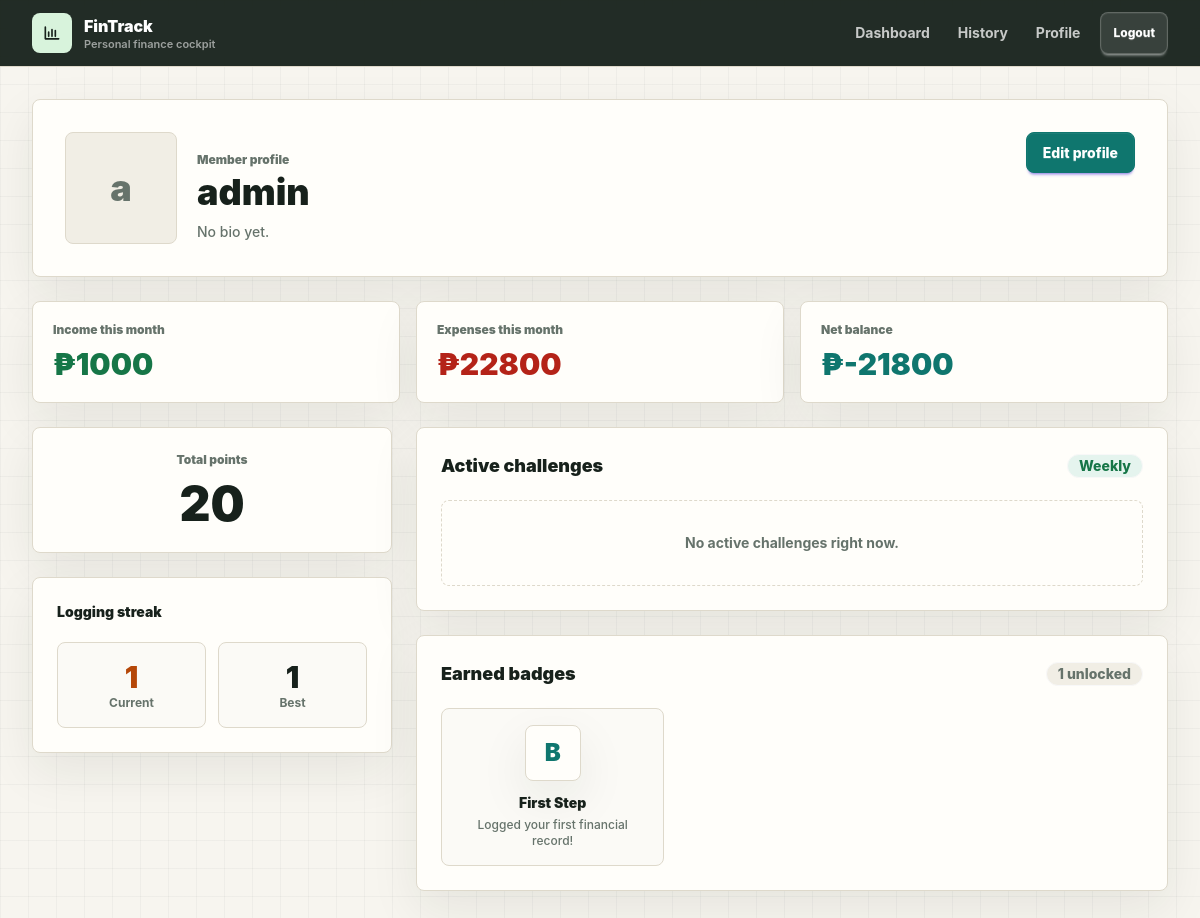
/profile/1/ (signed in), run on the app's committed database.
### apps/account/models.py (models this page shows, shortened)
class UserProfile(models.Model):
    user = models.OneToOneField(User, on_delete=models.CASCADE)
    profile_pic = models.ImageField(upload_to='profile/', null=True, blank=True)
    bio = models.TextField(null=True, blank=True)
    budget = models.DecimalField(max_digits=12, decimal_places=2, default=0)
    total_points = models.PositiveIntegerField(default=0)
    current_streak = models.PositiveIntegerField(default=0)
    best_streak = models.PositiveIntegerField(default=0)
    last_logged_date = models.DateField(null=True, blank=True)

class UserBadge(models.Model):
    user = models.ForeignKey(User, on_delete=models.CASCADE, related_name="badges")
    badge = models.ForeignKey(Badge, on_delete=models.CASCADE)
    earned_at = models.DateTimeField(auto_now_add=True)
    class Meta:
        unique_together = ('user', 'badge')

class Badge(models.Model):
    name = models.CharField(max_length=100)
    description = models.TextField()
    image = models.ImageField(upload_to='badges/', null=True, blank=True)
    icon_code = models.CharField(max_length=50, null=True, blank=True, help_text="Tailwind/Lucide icon name")

### apps/account/views.py (the view)
# urls.py: path('profile/<int:pk>/', views.ProfileView.as_view(), name="profile_view"),
class ProfileView(LoginRequiredMixin, TemplateView):
    template_name = "account/profile.html"
    def get_context_data(self, **kwargs):
        context = super().get_context_data(**kwargs)
        user = self.kwargs.get('pk') and get_object_or_404(User, pk=self.kwargs.get('pk')) or self.request.user
        profile, _ = UserProfile.objects.get_or_create(user=user)
        challenges_progress_raw = UserChallengeProgress.objects.filter(
            user=user,
            challenge__is_active=True
        ).select_related('challenge')
        challenges_progress = []
        for cp in challenges_progress_raw:
            percent = (cp.current_count / cp.challenge.target_count * 100) if cp.challenge.target_count > 0 else 0
            challenges_progress.append({
                'obj': cp,
                'percent': min(percent, 100)
            })
        today = date.today()
        income, expense, balance = get_monthly_summary(user, today.year, today.month)
        context.update({
            "profile": profile,
            "challenges_progress": challenges_progress,
            "monthly_summary": {
                "income": income,
                "expense": expense,
                "balance": balance,
                "month_name": today.strftime('%B %Y')
            }
        })
        return context

### apps/tracker/services.py (called while the page is built)
def get_monthly_summary(user, year, month):
    records = BudgetRecord.objects.filter(user=user, date__year=year, date__month=month)
    income = records.filter(spending_type=BudgetRecord.Type.INCOME).aggregate(Sum('amount'))['amount__sum'] or 0
    expense = records.filter(spending_type=BudgetRecord.Type.EXPENSE).aggregate(Sum('amount'))['amount__sum'] or 0
    balance = income - expense
    return income, expense, balance

### apps/account/templates/account/profile.html
{% extends "base.html" %}
{% block content %}
<div class="mx-auto max-w-6xl space-y-6 pb-12">
    <section class="surface overflow-hidden">
        <div class="grid gap-6 p-6 md:grid-cols-[1fr_auto] md:p-8">
            <div class="flex flex-col gap-5 sm:flex-row sm:items-end">
                <div class="h-28 w-28 shrink-0 overflow-hidden rounded-lg border border-[#ded9cb] bg-[#f1eee5]">
                    {% if profile.profile_pic %}
                        <img src="{{ profile.profile_pic.url }}" alt="Profile picture" class="h-full w-full object-cover">
                    {% else %}
                        <div class="flex h-full w-full items-center justify-center text-4xl font-black text-[#66736b]">{{ request.user.username|first }}</div>
                    {% endif %}
                </div>
                <div>
                    <p class="text-xs font-black text-[#66736b]">Member profile</p>
                    <h1 class="mt-1 text-4xl font-black text-[#17211b]">{{ request.user.username }}</h1>
                    <p class="mt-2 max-w-2xl text-sm font-medium leading-6 text-[#66736b]">{{ profile.bio|default:"No bio yet." }}</p>
                </div>
            </div>
            <div class="flex items-start">
                <a href="{% url 'edit-profile' %}" class="btn btn-primary">Edit profile</a>
            </div>
        </div>
    </section>
    <section class="grid gap-4 md:grid-cols-3">
        <div class="surface p-5">
            <p class="text-xs font-black text-[#66736b]">Income this month</p>
            <p class="mt-2 text-3xl font-black text-green-700">&#8369;{{ monthly_summary.income }}</p>
        </div>
        <div class="surface p-5">
            <p class="text-xs font-black text-[#66736b]">Expenses this month</p>
            <p class="mt-2 text-3xl font-black text-red-600">&#8369;{{ monthly_summary.expense }}</p>
        </div>
        <div class="surface p-5">
            <p class="text-xs font-black text-[#66736b]">Net balance</p>
            <p class="mt-2 text-3xl font-black text-[#0f766e]">&#8369;{{ monthly_summary.balance }}</p>
        </div>
    </section>
    <section class="grid gap-6 lg:grid-cols-[360px_1fr]">
        <div class="space-y-6">
            <div class="surface p-6 text-center">
                <p class="text-xs font-black text-[#66736b]">Total points</p>
                <p class="mt-3 text-5xl font-black text-[#17211b]">{{ profile.total_points }}</p>
            </div>
            <div class="surface p-6">
                <h2 class="text-sm font-black text-[#17211b]">Logging streak</h2>
                <div class="mt-5 grid grid-cols-2 gap-3">
                    <div class="rounded-lg border border-[#ded9cb] bg-[#fbfaf6] p-4 text-center">
                        <p class="text-3xl font-black text-[#b54708]">{{ profile.current_streak }}</p>
                        <p class="text-xs font-bold text-[#66736b]">Current</p>
                    </div>
                    <div class="rounded-lg border border-[#ded9cb] bg-[#fbfaf6] p-4 text-center">
                        <p class="text-3xl font-black">{{ profile.best_streak }}</p>
                        <p class="text-xs font-bold text-[#66736b]">Best</p>
                    </div>
                </div>
            </div>
        </div>
        <div class="space-y-6">
            <div class="surface p-6">
                <div class="mb-5 flex items-center justify-between gap-4">
                    <h2 class="text-lg font-black text-[#17211b]">Active challenges</h2>
                    <span class="badge bg-[#e5f4ee] text-[#167647]">Weekly</span>
                </div>
                <div class="space-y-4">
                    {% for item in challenges_progress %}
                        <div class="rounded-lg border border-[#ded9cb] bg-[#fbfaf6] p-4">
                            <div class="mb-3 flex items-start justify-between gap-4">
                                <div>
                                    <h3 class="font-black">{{ item.obj.challenge.title }}</h3>
                                    <p class="mt-1 text-sm font-medium text-[#66736b]">{{ item.obj.challenge.description }}</p>
                                </div>
                                <span class="badge bg-[#0f766e] text-white">+{{ item.obj.challenge.points_reward }} pts</span>
                            </div>
                            <div class="h-2 overflow-hidden rounded-full bg-[#e8e1d2]">
                                <div class="h-full bg-[#0f766e]" style="width: {{ item.percent }}%"></div>
                            </div>
                            <div class="mt-2 flex justify-between text-xs font-black text-[#66736b]">
                                <span>{% if item.obj.is_completed %}Completed{% else %}In progress{% endif %}</span>
                                <span>{{ item.obj.current_count }} / {{ item.obj.challenge.target_count }}</span>
                            </div>
                        </div>
                    {% empty %}
                        <p class="rounded-lg border border-dashed border-[#ded9cb] p-8 text-center text-sm font-bold text-[#66736b]">No active challenges right now.</p>
                    {% endfor %}
                </div>
            </div>
            <div class="surface p-6">
                <div class="mb-5 flex items-center justify-between">
                    <h2 class="text-lg font-black text-[#17211b]">Earned badges</h2>
                    <span class="badge bg-[#f1eee5] text-[#66736b]">{{ profile.user.badges.count }} unlocked</span>
                </div>
                <div class="grid grid-cols-2 gap-4 sm:grid-cols-3">
                    {% for user_badge in profile.user.badges.all %}
                        <div class="rounded-lg border border-[#ded9cb] bg-[#fbfaf6] p-4 text-center">
                            <div class="mx-auto mb-3 flex h-14 w-14 items-center justify-center rounded-lg bg-white">
                                {% if user_badge.badge.image %}
                                    <img src="{{ user_badge.badge.image.url }}" class="h-10 w-10 object-contain" alt="">
                                {% else %}
                                    <span class="text-2xl font-black text-[#0f766e]">B</span>
                                {% endif %}
                            </div>
                            <h3 class="text-sm font-black">{{ user_badge.badge.name }}</h3>
                            <p class="mt-1 text-xs font-medium text-[#66736b]">{{ user_badge.badge.description }}</p>
                        </div>
                    {% empty %}
                        <p class="col-span-full rounded-lg border border-dashed border-[#ded9cb] p-8 text-center text-sm font-bold text-[#66736b]">Keep logging transactions to unlock rewards.</p>
                    {% endfor %}
                </div>
            </div>
        </div>
    </section>
</div>
{% endblock %}

### templates/base.html (style rules this page uses)
:root { --ink: #17211b; --muted: #66736b; --paper: #f7f5ef; --panel: #fffefa; --line: #ded9cb; --accent: #0f766e; --accent-dark: #115e59; --danger: #b42318; --gain: #167647; --warn: #b54708; }
* { letter-spacing: 0; }
body { min-height: 100vh; color: var(--ink); background: linear-gradient(rgba(23, 33, 27, 0.035) 1px, transparent 1px), linear-gradient(90deg, rgba(23, 33, 27, 0.035) 1px, transparent 1px), var(--paper); background-size: 28px 28px; font-family: Inter, ui-sans-serif, system-ui, -apple-system, BlinkMacSystemFont, "Segoe UI", sans-serif; }
.surface, .bg-white[class*="rounded"], .modal-box { background: var(--panel) !important; border: 1px solid var(--line) !important; border-radius: 8px !important; box-shadow: 0 18px 50px rgba(23, 33, 27, 0.08) !important; }
.btn { min-height: 2.6rem; border-radius: 8px; font-weight: 800; text-transform: none; }
.btn-primary { background: var(--accent) !important; border-color: var(--accent) !important; color: white !important; }
.badge { border-radius: 999px; font-weight: 800; }
.text-red-500, .text-red-600 { color: var(--danger) !important; }
.text-green-600, .text-green-700, .text-emerald-500, .text-emerald-600 { color: var(--gain) !important; }

### data on the page
UserProfile: bio "No bio yet.", total_points "20", current_streak "1", best_streak "1", user.badges.count "1"
UserBadge: shows "B", badge.name "First Step", badge.description "Logged your first financial record!"

### other printed values
{{ request.user.username|first }} "a"
{{ request.user.username }} "admin"
{{ monthly_summary.income }} "1000"
{{ monthly_summary.expense }} "22800"
{{ monthly_summary.balance }} "-21800"
